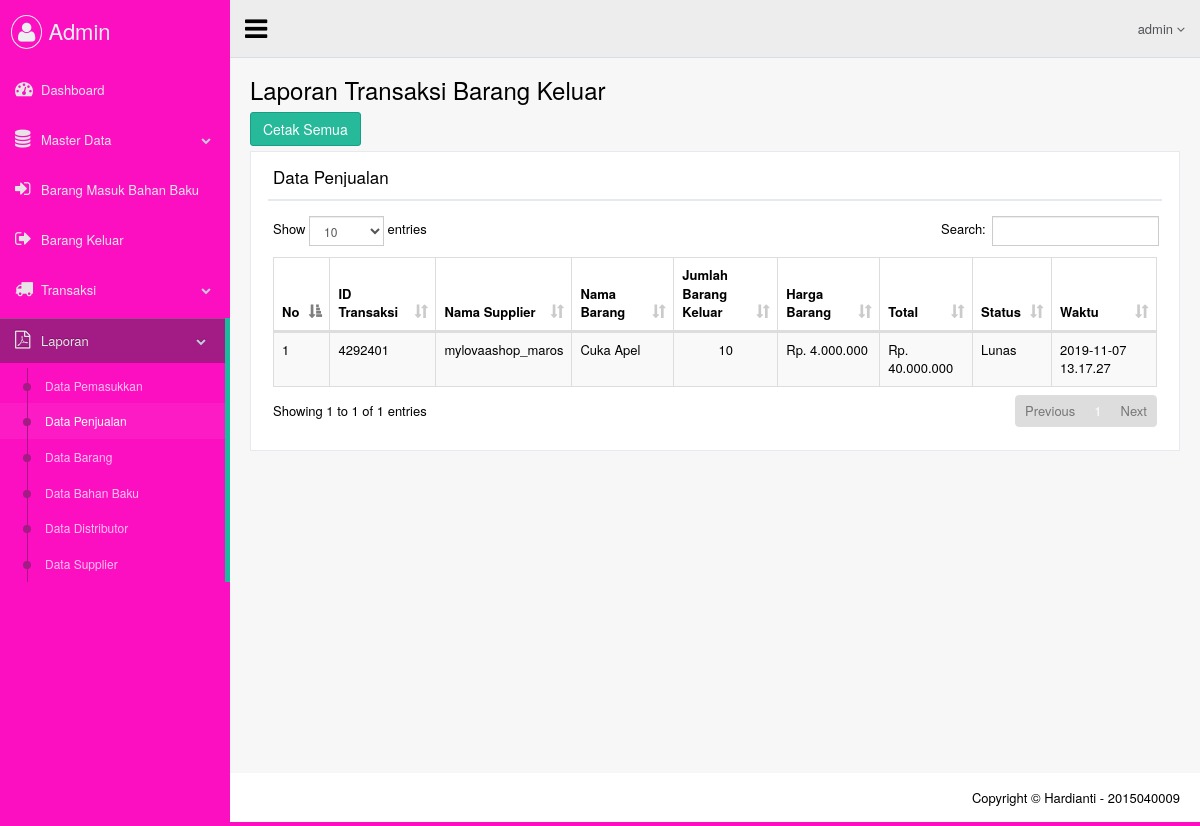
Screenshot of /views/admin/lap_penjualan.php (signed in) with the database file from the repository.
### tables this page shows
CREATE TABLE `dta_pemesanan` (
  `id_pemesanan` int(11) NOT NULL,
  `id_user` int(11) NOT NULL,
  `kd_barang` varchar(10) NOT NULL,
  `jumlah` int(11) NOT NULL,
  `harga` int(11) NOT NULL,
  `total` int(11) NOT NULL,
  `status` enum('belum lunas','pelunasan','lunas') NOT NULL,
  `status_pengantaran` varchar(20) NOT NULL,
  `waktu` varchar(50) NOT NULL
);

CREATE TABLE `dta_user` (
  `id_user` int(11) NOT NULL,
  `nama` varchar(50) NOT NULL,
  `username` varchar(50) NOT NULL,
  `password` varchar(50) NOT NULL,
  `email` varchar(50) NOT NULL,
  `no_telpon` varchar(12) NOT NULL,
  `level` enum('admin','user') NOT NULL
);

CREATE TABLE `dta_barang` (
  `kd_barang` varchar(20) NOT NULL,
  `nama` varchar(50) NOT NULL,
  `jumlah` int(15) NOT NULL,
  `harga` int(15) NOT NULL,
  `satuan` varchar(20) NOT NULL,
  `kondisi` varchar(20) NOT NULL,
  `stock_terjual` int(15) NOT NULL
);

### views/admin/lap_penjualan.php (the view, shortened to what this page needs)
<?php include_once 'atribut/head.php'; ?>
<body class="nav-md">
  <div class="container body">
    <div class="main_container">
      <?php include_once 'atribut/header.php'; ?>
      <div class="right_col" role="main">
        <div class="">
          <div class="page-title">
            <div class="title_left">
              <h3>Laporan Transaksi Barang Keluar</h3>
            </div>
          </div>
          <div class="clearfix"></div>
          <div class="row">
            <div class="col-lg-3 col-md-3 col-sm-3 col-xs-12">
              <a href="laporan/lap_dta_cetak_brngkluar.php" target="_blank">
                <button class="btn btn-success" type="submit" name="cetak">Cetak Semua</button>
              </a>
            </div>
          </div>
           <div class="row">
             <div class="col-md-12 col-sm-12 col-xs-12">
               <div class="x_panel">
                 <div class="x_title">
                   <h2>Data Penjualan</h2>
                   <div class="clearfix"></div>
                 </div>
                 <div class="x_content">
                    <table class="table table-striped table-bordered" id="datatables" style="width: 100%">
                        <thead>
                        <tr>
                            <th>No</th>
                            <th>ID Transaksi</th>
                            <th>Nama Supplier</th>
                            <th>Nama Barang</th>
                            <th>Jumlah <br> Barang Keluar</th>
                            <th>Harga Barang</th>
                            <th>Total</th>
                            <th>Status</th>
                            <th>Waktu</th>
                        </tr>
                        </thead>
                        <tbody>
                            <?php
                            $sql    = "SELECT dta_pemesanan.*, dta_user.nama AS nama_user, dta_barang.nama AS nama_barang, dta_barang.satuan, dta_barang.kondisi FROM dta_pemesanan LEFT JOIN dta_barang ON dta_pemesanan.kd_barang = dta_barang.kd_barang LEFT JOIN dta_user ON dta_pemesanan.id_user = dta_user.id_user";
                            $result = $mysqli->query($sql);
                            $no = 1;
                            while ($row = $result->fetch_array(MYSQLI_ASSOC)) { ?>
                            <tr>
                                <td><?php echo $no++ ?></td>
                                <td><?php echo $row['id_pemesanan']; ?></td>
                                <td><?php echo $row['nama_user']; ?></td>
                                <td><?php echo $row['nama_barang']; ?></td>
                                <td align="center"><?php echo $row['jumlah']; ?></td>
                                <td><?php echo "Rp. ". number_format($row['harga'], 0, ",", "."); ?></td>
                                <td><?php echo "Rp. ". number_format($row['total'], 0, ",", "."); ?></td>
                                <td><?php if ($row['status'] == 'lunas') {echo 'Lunas';} else if ($row['status'] == 'pelunasan') {echo 'Pelunasan';} else {echo 'Konfirmasi Pembayaran';} ?></td>
                                <td><?php echo $row['waktu']; ?></td>
                            </tr>
                            <?php } ?>
                        </tbody>
                    </table>
                 </div>
               </div>
             </div>
           </div>
        </div>
      </div>
      <?php include_once 'atribut/footer.php'; ?>
    </div>
  </div>
<?php include_once 'atribut/foot.php'; ?>

### rows the page displays
dta_pemesanan: id_pemesanan "4292401", id_user.nama "mylovaashop_maros", kd_barang.nama "Cuka Apel", jumlah "10", harga "4.000.000", total "40.000.000", status "Lunas", waktu "2019-11-07 13.17.27"
